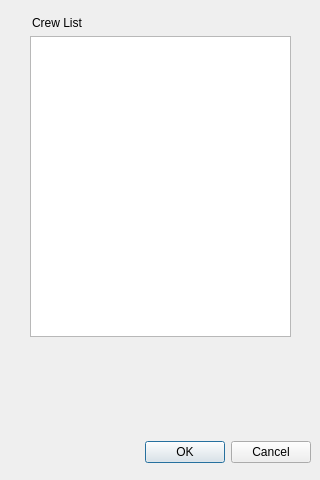
<?xml version="1.0" encoding="UTF-8"?>
<ui version="4.0">
 <class>frmChooseCrew</class>
 <widget class="QWidget" name="frmChooseCrew">
  <property name="geometry">
   <rect>
    <x>0</x>
    <y>0</y>
    <width>320</width>
    <height>480</height>
   </rect>
  </property>
  <property name="windowTitle">
   <string>Dialog</string>
  </property>
  <widget class="QLabel" name="label_2">
   <property name="geometry">
    <rect>
     <x>40</x>
     <y>376</y>
     <width>101</width>
     <height>21</height>
    </rect>
   </property>
   <property name="font">
    <font>
     <pointsize>12</pointsize>
     <weight>75</weight>
     <bold>true</bold>
    </font>
   </property>
   <property name="text">
    <string>&lt;Name&gt;</string>
   </property>
  </widget>
  <widget class="QDialogButtonBox" name="buttonBox">
   <property name="geometry">
    <rect>
     <x>10</x>
     <y>436</y>
     <width>301</width>
     <height>32</height>
    </rect>
   </property>
   <property name="orientation">
    <enum>Qt::Horizontal</enum>
   </property>
   <property name="standardButtons">
    <set>QDialogButtonBox::Cancel|QDialogButtonBox::Ok</set>
   </property>
  </widget>
  <widget class="QLabel" name="label_4">
   <property name="geometry">
    <rect>
     <x>32</x>
     <y>12</y>
     <width>121</width>
     <height>21</height>
    </rect>
   </property>
   <property name="text">
    <string>Crew List</string>
   </property>
  </widget>
  <widget class="QLabel" name="label">
   <property name="geometry">
    <rect>
     <x>40</x>
     <y>350</y>
     <width>131</width>
     <height>21</height>
    </rect>
   </property>
   <property name="font">
    <font>
     <pointsize>12</pointsize>
     <weight>75</weight>
     <bold>true</bold>
    </font>
   </property>
   <property name="text">
    <string>&lt;ID Number&gt;</string>
   </property>
  </widget>
  <widget class="QListView" name="listView">
   <property name="geometry">
    <rect>
     <x>30</x>
     <y>36</y>
     <width>261</width>
     <height>301</height>
    </rect>
   </property>
  </widget>
 </widget>
 <resources/>
 <connections/>
</ui>
